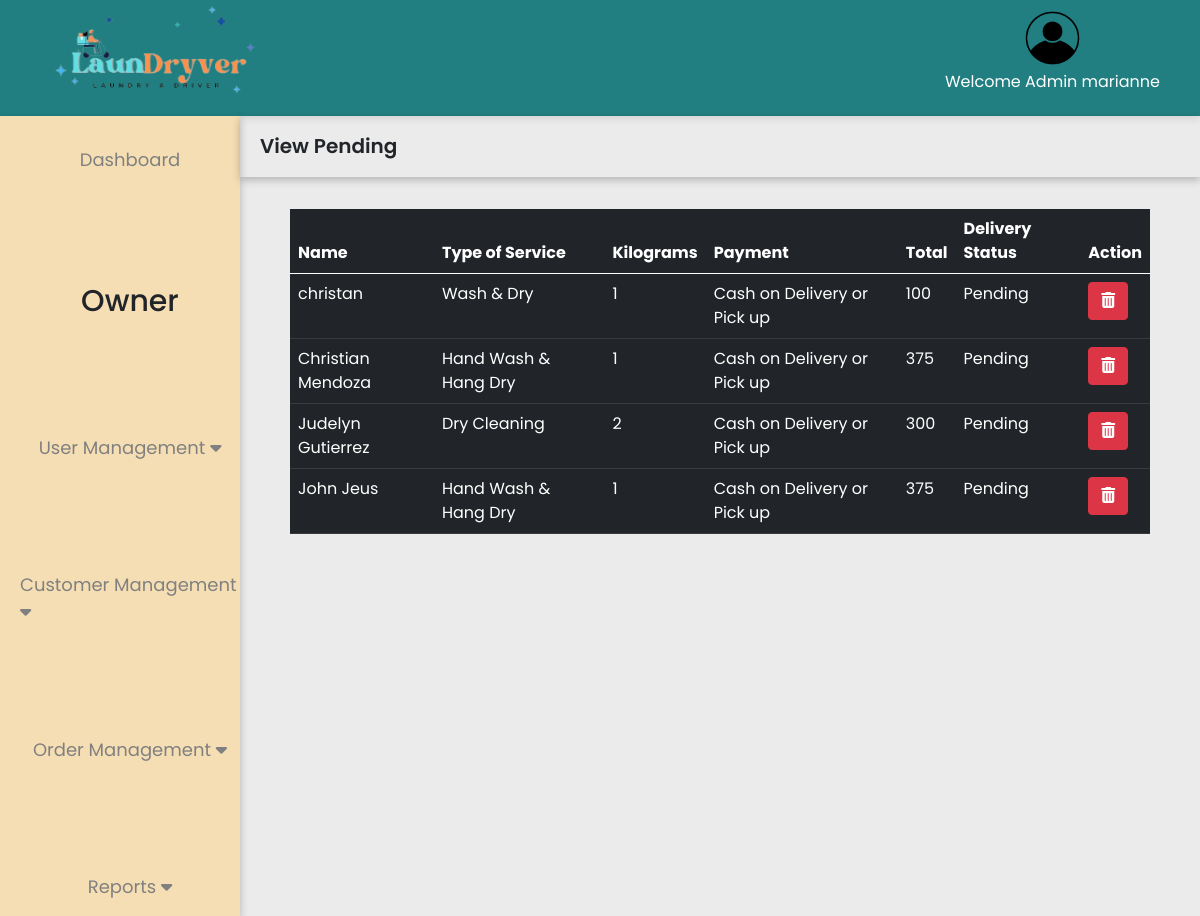
The app's page /Dashboard/viewPending.php (signed in) with its own data.
### tables this page shows
CREATE TABLE `customers_products` (
  `product_id` int(255) NOT NULL,
  `name` varchar(255) NOT NULL,
  `type_cleaning` varchar(255) NOT NULL,
  `kilograms` int(255) NOT NULL,
  `clean_price` int(255) NOT NULL,
  `special_item` int(255) NOT NULL,
  `press_iron` int(255) NOT NULL,
  `payment` varchar(255) NOT NULL,
  `total` int(255) NOT NULL,
  `status` varchar(255) NOT NULL,
  `user_id` int(255) NOT NULL
);

CREATE TABLE `customers_address` (
  `address_id` int(255) NOT NULL,
  `fullname` varchar(255) NOT NULL,
  `contact` varchar(255) NOT NULL,
  `address` varchar(255) NOT NULL,
  `user_id` int(255) NOT NULL
);

### Dashboard/viewPending.php (the view, shortened to what this page needs)
<?php
    require_once '../Login&registration/dbconnect.php';
?>
<!DOCTYPE html>
<html lang="en">
<head>
    <link href="https://cdn.jsdelivr.net/npm/bootstrap@5.0.2/dist/css/bootstrap.min.css" rel="stylesheet">
    <link rel="stylesheet" href="https://cdn.jsdelivr.net/npm/swiper/swiper-bundle.min.css" />
    <link rel="stylesheet" href="https://cdnjs.cloudflare.com/ajax/libs/animate.css/4.1.1/animate.min.css" />
    <link rel="stylesheet" href="Mainsystem.css">
    <link href="https://unpkg.com/aos@2.3.1/dist/aos.css" rel="stylesheet">
</head>
<body>
<div class="container1">
    <div class="header">
        <div class="logo"><img src="/LaundryWebsite/Index/images/logo.png"></div>
        <div class="user"><img src="/LaundryWebsite/Index/images/user.png" alt="user">
        <p>Welcome Admin <?php echo $_SESSION["username"] ?></p>
    </div>
    </div>
    <div class="content">
    <div class="nav">
        <a href="/LaundryWebsite/Dashboard/dashboardHome.php" ><p id="dash">Dashboard</p></a>
        <h4>Owner</h4>
        <span class="dropdown-btn">
            <p>User Management <i class="fa fa-caret-down"></i></p>
        </span>
        <span class="dropdown-btn">
        <p>Customer Management  <i class="fa fa-caret-down"></i></p>
        </span>
        <span class="dropdown-btn">
        <p>Order Management  <i class="fa fa-caret-down"></i></p>
        </span>
        <span class="dropdown-btn">
        <p>Reports <i class="fa fa-caret-down"></i></p>
        </span>
    </div>
    <div class="contentFlex">
        <span class="contentName">
            <p>View Pending</p>
        </span>
        <div class="table-responsive m-t-40">
                                    <table id="myTable" class="table table-dark table-hover " >
                                        <thead>
                                            <tr>
                                                <th>Name</th>
                                                <th>Type of Service</th>
                                                 <th>Kilograms</th>
                                                <th>Payment</th>
                                                <th>Total</th>
                                                <th>Delivery Status</th>
                                                <th>Action</th>
                                            </tr>
                                        </thead>
                                        <tbody>
                                    <?php
                                    $sql = "SELECT * FROM customers_products WHERE `status` = 0";
                                     $result = $connection->query($sql);
                                   while($row = $result->fetch_assoc()) {
                                   $sql1 = "SELECT * FROM  customers_address where address_id  ='".$row['name']."'";
                                   $result1 = $connection->query($sql1);
                                    $row1 = $result1->fetch_assoc();
                                      ?>
                                            <tr>
                                                <td><?php echo $row1['fullname']; ?></td>
                                                <?php if($row['type_cleaning']==75 )
                                                    { ?>
                                                        <td>Hand Wash & Hang Dry</td>
                                                   <?php }
                                                   elseif($row['type_cleaning']==50)
                                                   { ?>
                                                        <td>Wash & Dry</td>
                                                  <?php }
                                                  else
                                                  { ?>
                                                        <td>Dry Cleaning</td>
                                                 <?php }
                                                ?>
                                                <td><?php echo $row['kilograms']; ?></td>
                                                <td><?php echo $row['payment']; ?></td>
                                                <td><?php echo $row['total']; ?></td>
                                                <?php if($row['status']==0)
                                                { ?>
                                                    <td>Pending</td>
                                                 <?php }
                                                 else
                                                 { ?>
                                                    <td>Complete</td>
                                                 <?php }
                                                ?>
                                                <td>
                                                <a href="viewPending.php?id=<?php echo $row['product_id']?>"><button type="button" class="btn btn-xs btn-danger"><i class="fa fa-trash"></i></button></a>
                                                </td>
                                            </tr>
                                          <?php } ?>
                                        </tbody>
                                    </table>
                                </div>
    </div>
    </div>
</div>
</body>
</html>

### LDsystem/Mainsystem.css (style rules this page uses)
* { margin: 0; padding: 0; font-family: 'Poppins', sans-serif; scroll-behavior: smooth; }
body { background: rgb(235, 235, 235); }
.nav { background: #217f81; display: flex; justify-content: space-between; align-items: center; box-shadow: rgba(0, 0, 0, 0.24) 0px 3px 8px; }
.logo img { width: 30%; margin-left: 50px; transition: .3s ease-in; }

### Dashboard/viewPending.php (style rules this page uses)
* { padding: 0; margin: 0; font-family: 'Poppins', sans-serif; scroll-behavior: smooth; }
.container1 { height: auto; }
.header { display: flex; justify-content: space-between; align-items: center; width: 100%; height: auto; background-color: #217f81; box-shadow: rgba(99, 99, 99, 0.2) 0px 2px 8px 0px; padding-left: 20px; padding-right: 40px; }
.header .logo img { width: 45%; margin-left: 20px; }
.header .user img { width: 30%; }
.header .user { text-align: center; color: #fff; transition: .3s ease-in; }
.content { display: flex; height: 100vh; }
.content .nav { display: flex; flex-direction: column; width: 25%; background-color: wheat; padding-top: 20px; }
.content .nav a { text-decoration: none; }
#dash { margin-top: 10px ; }
.content .nav p { font-size: 18px; color: grey; transition: .3s ease-in; margin-left: 20px; }
.content .nav h4 { font-size: 30px; margin-bottom: 20px; margin-left: 20px; }
.contentFlex { width: 100%; display: flex; flex-direction: column; gap: 2rem; }
.contentName { box-shadow: rgba(0, 0, 0, 0.24) 0px 3px 8px; }
.contentName p { margin-top: 15px; margin-left: 20px; font-size: 20px; font-weight: 600; }
.table-responsive { margin-bottom: 30px; margin-left: 50px; margin-right: 50px; }

### records on screen
customers_products: customers_address.fullname "christan", type_cleaning "Wash & Dry", kilograms "1", payment "Cash on Delivery or Pick up", total "100", status "Pending"
customers_products: customers_address.fullname "Christian Mendoza", type_cleaning "Hand Wash & Hang Dry", kilograms "1", payment "Cash on Delivery or Pick up", total "375", status "Pending"
customers_products: customers_address.fullname "Judelyn Gutierrez", type_cleaning "Dry Cleaning", kilograms "2", payment "Cash on Delivery or Pick up", total "300", status "Pending"
customers_products: customers_address.fullname "John Jeus", type_cleaning "Hand Wash & Hang Dry", kilograms "1", payment "Cash on Delivery or Pick up", total "375", status "Pending"

### other values on screen
$_SESSION["username"] "marianne"
